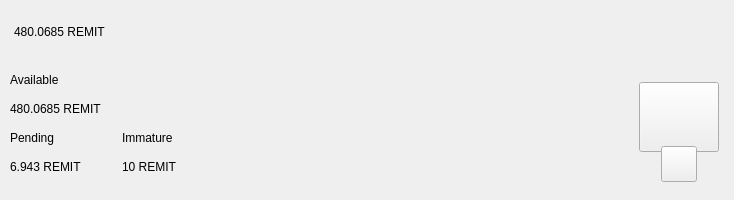
<?xml version="1.0" encoding="UTF-8"?>
<ui version="4.0">
 <class>TopBar</class>
 <widget class="QWidget" name="TopBar">
  <property name="geometry">
   <rect>
    <x>0</x>
    <y>0</y>
    <width>734</width>
    <height>200</height>
   </rect>
  </property>
  <property name="minimumSize">
   <size>
    <width>0</width>
    <height>200</height>
   </size>
  </property>
  <property name="maximumSize">
   <size>
    <width>16777215</width>
    <height>200</height>
   </size>
  </property>
  <property name="windowTitle">
   <string>Form</string>
  </property>
  <layout class="QVBoxLayout" name="verticalLayout_10" stretch="0">
   <property name="spacing">
    <number>0</number>
   </property>
   <property name="leftMargin">
    <number>0</number>
   </property>
   <property name="topMargin">
    <number>0</number>
   </property>
   <property name="rightMargin">
    <number>0</number>
   </property>
   <property name="bottomMargin">
    <number>0</number>
   </property>
   <item>
    <widget class="PFBorderImage" name="containerTop">
     <layout class="QVBoxLayout" name="verticalLayout_11">
      <property name="spacing">
       <number>0</number>
      </property>
      <property name="leftMargin">
       <number>0</number>
      </property>
      <property name="topMargin">
       <number>0</number>
      </property>
      <property name="rightMargin">
       <number>0</number>
      </property>
      <property name="bottomMargin">
       <number>0</number>
      </property>
      <item>
       <widget class="QWidget" name="top_container_2" native="true">
        <property name="minimumSize">
         <size>
          <width>0</width>
          <height>65</height>
         </size>
        </property>
        <layout class="QHBoxLayout" name="top_container">
         <property name="spacing">
          <number>0</number>
         </property>
         <property name="leftMargin">
          <number>14</number>
         </property>
         <property name="topMargin">
          <number>0</number>
         </property>
         <property name="rightMargin">
          <number>14</number>
         </property>
         <property name="bottomMargin">
          <number>0</number>
         </property>
         <item alignment="Qt::AlignVCenter">
          <widget class="QWidget" name="widgetTopAmount" native="true">
           <property name="sizePolicy">
            <sizepolicy hsizetype="Preferred" vsizetype="Maximum">
             <horstretch>0</horstretch>
             <verstretch>0</verstretch>
            </sizepolicy>
           </property>
           <layout class="QHBoxLayout" name="horizontalLayout_5">
            <property name="spacing">
             <number>0</number>
            </property>
            <property name="leftMargin">
             <number>0</number>
            </property>
            <property name="topMargin">
             <number>0</number>
            </property>
            <property name="rightMargin">
             <number>0</number>
            </property>
            <property name="bottomMargin">
             <number>0</number>
            </property>
            <item alignment="Qt::AlignTop">
             <widget class="QLabel" name="labelAmountTopREMIT">
              <property name="minimumSize">
               <size>
                <width>0</width>
                <height>36</height>
               </size>
              </property>
              <property name="styleSheet">
               <string notr="true">padding:0px;margin:0px;</string>
              </property>
              <property name="text">
               <string notr="true">480.0685 REMIT</string>
              </property>
             </widget>
            </item>
           </layout>
          </widget>
         </item>
         <item>
          <spacer name="horizontalSpacer">
           <property name="orientation">
            <enum>Qt::Horizontal</enum>
           </property>
           <property name="sizeHint" stdset="0">
            <size>
             <width>40</width>
             <height>20</height>
            </size>
           </property>
          </spacer>
         </item>
         <item>
          <layout class="QHBoxLayout" name="horizontalLayout_4">
           <property name="spacing">
            <number>12</number>
           </property>
           <property name="rightMargin">
            <number>0</number>
           </property>
           <item alignment="Qt::AlignRight">
            <widget class="QWidget" name="layoutSync" native="true">
             <property name="minimumSize">
              <size>
               <width>0</width>
               <height>36</height>
              </size>
             </property>
             <property name="maximumSize">
              <size>
               <width>16777215</width>
               <height>36</height>
              </size>
             </property>
             <layout class="QVBoxLayout" name="verticalLayout_9">
              <property name="leftMargin">
               <number>0</number>
              </property>
              <property name="topMargin">
               <number>0</number>
              </property>
              <property name="rightMargin">
               <number>0</number>
              </property>
              <property name="bottomMargin">
               <number>0</number>
              </property>
              <item>
               <widget class="ExpandableButton" name="pushButtonSync" native="true">
                <property name="minimumSize">
                 <size>
                  <width>36</width>
                  <height>36</height>
                 </size>
                </property>
                <property name="maximumSize">
                 <size>
                  <width>16777215</width>
                  <height>36</height>
                 </size>
                </property>
               </widget>
              </item>
             </layout>
            </widget>
           </item>
           <item>
            <widget class="ExpandableButton" name="pushButtonHDUpgrade" native="true">
             <property name="minimumSize">
              <size>
               <width>36</width>
               <height>36</height>
              </size>
             </property>
            </widget>
           </item>
           <item>
            <widget class="ExpandableButton" name="pushButtonStack" native="true">
             <property name="minimumSize">
              <size>
               <width>36</width>
               <height>36</height>
              </size>
             </property>
            </widget>
           </item>
           <item>
            <widget class="ExpandableButton" name="pushButtonColdStaking" native="true">
             <property name="minimumSize">
              <size>
               <width>36</width>
               <height>36</height>
              </size>
             </property>
            </widget>
           </item>
           <item>
            <widget class="ExpandableButton" name="pushButtonConnection" native="true">
             <property name="minimumSize">
              <size>
               <width>36</width>
               <height>36</height>
              </size>
             </property>
            </widget>
           </item>
           <item>
            <widget class="ExpandableButton" name="pushButtonLock" native="true">
             <property name="sizePolicy">
              <sizepolicy hsizetype="Expanding" vsizetype="Expanding">
               <horstretch>0</horstretch>
               <verstretch>0</verstretch>
              </sizepolicy>
             </property>
             <property name="minimumSize">
              <size>
               <width>36</width>
               <height>0</height>
              </size>
             </property>
            </widget>
           </item>
           <item>
            <widget class="ExpandableButton" name="pushButtonFAQ" native="true">
             <property name="minimumSize">
              <size>
               <width>36</width>
               <height>36</height>
              </size>
             </property>
            </widget>
           </item>
          </layout>
         </item>
        </layout>
       </widget>
      </item>
      <item>
       <widget class="QWidget" name="bottom_container" native="true">
        <property name="minimumSize">
         <size>
          <width>0</width>
          <height>135</height>
         </size>
        </property>
        <layout class="QHBoxLayout" name="botton_container">
         <property name="leftMargin">
          <number>10</number>
         </property>
         <property name="topMargin">
          <number>0</number>
         </property>
         <property name="rightMargin">
          <number>10</number>
         </property>
         <property name="bottomMargin">
          <number>10</number>
         </property>
         <item>
          <layout class="QHBoxLayout" name="horizontalLayout_3">
           <property name="bottomMargin">
            <number>9</number>
           </property>
           <item>
            <layout class="QVBoxLayout" name="verticalLayout_7">
             <property name="spacing">
              <number>0</number>
             </property>
             <property name="leftMargin">
              <number>0</number>
             </property>
             <property name="rightMargin">
              <number>30</number>
             </property>
             <item>
              <layout class="QVBoxLayout" name="verticalLayout_2">
               <item>
                <widget class="QLabel" name="labelTitle1">
                 <property name="text">
                  <string>Available</string>
                 </property>
                </widget>
               </item>
               <item>
                <widget class="QLabel" name="labelAmountREMIT">
                 <property name="text">
                  <string notr="true">480.0685 REMIT</string>
                 </property>
                </widget>
               </item>
              </layout>
             </item>
             <item>
              <layout class="QHBoxLayout" name="horizontalLayout_2">
               <property name="spacing">
                <number>0</number>
               </property>
               <item>
                <layout class="QVBoxLayout" name="verticalLayout_3">
                 <item>
                  <widget class="QLabel" name="labelTitle3">
                   <property name="text">
                    <string>Pending</string>
                   </property>
                  </widget>
                 </item>
                 <item>
                  <widget class="QLabel" name="labelPendingREMIT">
                   <property name="text">
                    <string notr="true">6.943 REMIT</string>
                   </property>
                  </widget>
                 </item>
                </layout>
               </item>
               <item>
                <spacer name="horizontalSpacer_3">
                 <property name="orientation">
                  <enum>Qt::Horizontal</enum>
                 </property>
                 <property name="sizeType">
                  <enum>QSizePolicy::Fixed</enum>
                 </property>
                 <property name="sizeHint" stdset="0">
                  <size>
                   <width>40</width>
                   <height>20</height>
                  </size>
                 </property>
                </spacer>
               </item>
               <item>
                <layout class="QVBoxLayout" name="verticalLayout_4">
                 <item>
                  <widget class="QLabel" name="labelTitle4">
                   <property name="text">
                    <string>Immature</string>
                   </property>
                  </widget>
                 </item>
                 <item>
                  <widget class="QLabel" name="labelImmatureREMIT">
                   <property name="text">
                    <string notr="true">10 REMIT</string>
                   </property>
                  </widget>
                 </item>
                </layout>
               </item>
              </layout>
             </item>
            </layout>
           </item>
          </layout>
         </item>
         <item>
          <spacer name="horizontalSpacer_2">
           <property name="orientation">
            <enum>Qt::Horizontal</enum>
           </property>
           <property name="sizeHint" stdset="0">
            <size>
             <width>40</width>
             <height>20</height>
            </size>
           </property>
          </spacer>
         </item>
         <item alignment="Qt::AlignHCenter|Qt::AlignVCenter">
          <widget class="QWidget" name="qrContainer" native="true">
           <property name="sizePolicy">
            <sizepolicy hsizetype="Preferred" vsizetype="Minimum">
             <horstretch>0</horstretch>
             <verstretch>0</verstretch>
            </sizepolicy>
           </property>
           <property name="minimumSize">
            <size>
             <width>90</width>
             <height>110</height>
            </size>
           </property>
           <property name="maximumSize">
            <size>
             <width>90</width>
             <height>110</height>
            </size>
           </property>
           <layout class="QVBoxLayout" name="containerQR">
            <property name="spacing">
             <number>0</number>
            </property>
            <property name="leftMargin">
             <number>5</number>
            </property>
            <property name="topMargin">
             <number>10</number>
            </property>
            <property name="rightMargin">
             <number>5</number>
            </property>
            <property name="bottomMargin">
             <number>0</number>
            </property>
            <item>
             <widget class="QPushButton" name="btnQr">
              <property name="minimumSize">
               <size>
                <width>70</width>
                <height>70</height>
               </size>
              </property>
              <property name="maximumSize">
               <size>
                <width>16777215</width>
                <height>70</height>
               </size>
              </property>
              <property name="focusPolicy">
               <enum>Qt::NoFocus</enum>
              </property>
              <property name="text">
               <string/>
              </property>
              <property name="iconSize">
               <size>
                <width>70</width>
                <height>70</height>
               </size>
              </property>
             </widget>
            </item>
            <item>
             <spacer name="verticalSpacer">
              <property name="orientation">
               <enum>Qt::Vertical</enum>
              </property>
              <property name="sizeType">
               <enum>QSizePolicy::Fixed</enum>
              </property>
              <property name="sizeHint" stdset="0">
               <size>
                <width>20</width>
                <height>20</height>
               </size>
              </property>
             </spacer>
            </item>
            <item alignment="Qt::AlignHCenter|Qt::AlignBottom">
             <widget class="QPushButton" name="pushButtonQR">
              <property name="minimumSize">
               <size>
                <width>36</width>
                <height>36</height>
               </size>
              </property>
              <property name="maximumSize">
               <size>
                <width>36</width>
                <height>36</height>
               </size>
              </property>
              <property name="focusPolicy">
               <enum>Qt::NoFocus</enum>
              </property>
              <property name="text">
               <string/>
              </property>
             </widget>
            </item>
           </layout>
          </widget>
         </item>
        </layout>
       </widget>
      </item>
     </layout>
    </widget>
   </item>
  </layout>
 </widget>
 <customwidgets>
  <customwidget>
   <class>ExpandableButton</class>
   <extends>QWidget</extends>
   <header>qt/remita/expandablebutton.h</header>
   <container>1</container>
  </customwidget>
  <customwidget>
   <class>PFBorderImage</class>
   <extends>QFrame</extends>
   <header>qt/remita/pfborderimage.h</header>
   <container>1</container>
  </customwidget>
 </customwidgets>
 <resources/>
 <connections/>
</ui>
